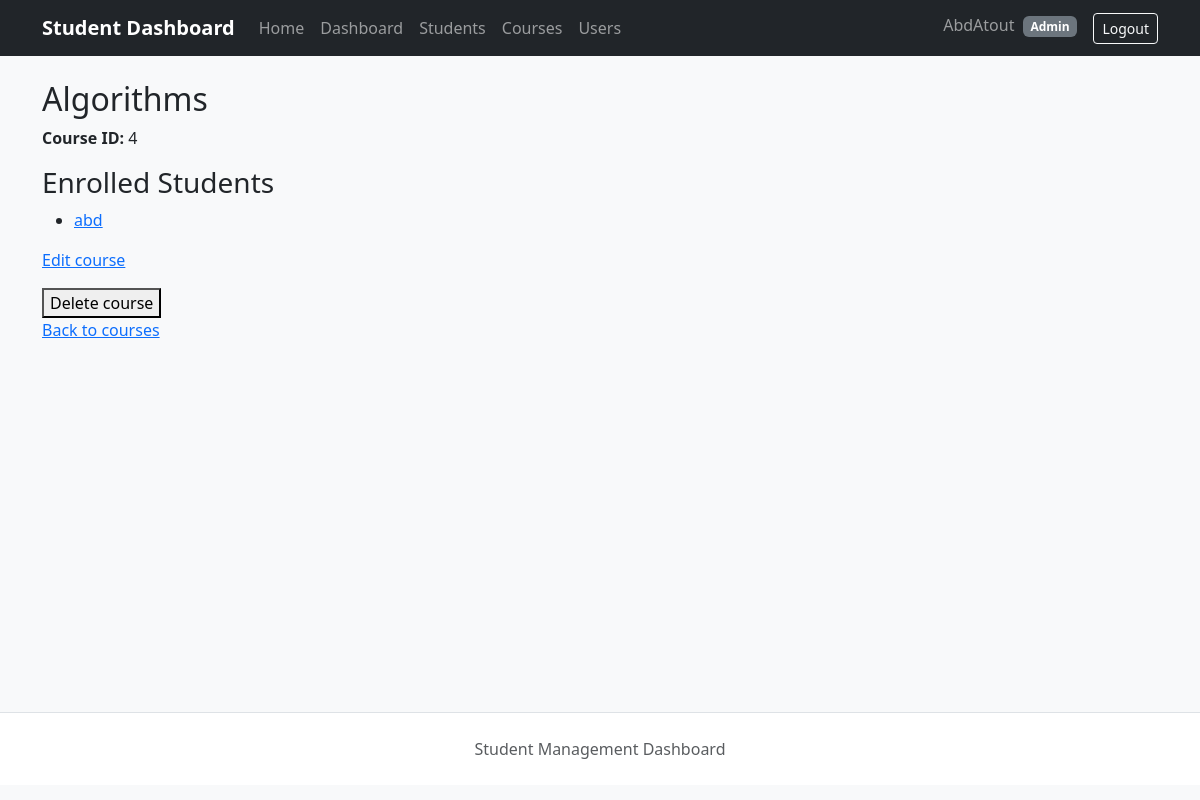
/courses/4 (signed in), run on the app's committed database.
### app/models/user.py (models this page shows, shortened)
class User(UserMixin, db.Model):
    __tablename__ = "users"
    id = db.Column(
        db.Integer,
        primary_key=True,
    )
    username = db.Column(
        db.String(100),
        unique=True,
        nullable=False,
    )
    role = db.Column(
        db.String(20),
        nullable=False,
        default="student",
        server_default="student",
    )
    profile_picture = db.Column(
        db.String(255),
        nullable=True,
        default=None,
    )
    profile_picture = db.Column(
        db.String(255),
        nullable=True,
        default=None,
    )
    password_hash = db.Column(
        db.String(255),
        nullable=False,
    )

### app/models/course.py (models this page shows)
class Course(db.Model):
    __tablename__ = "courses"
    id = db.Column(
        db.Integer,
        primary_key=True,
    )
    name = db.Column(
        db.String(100),
        unique=True,
        nullable=False,
    )
    students = db.relationship(
        "Student",
        secondary=student_courses,
        back_populates="courses",
        passive_deletes=True,
    )

### app/models/student.py (models this page shows, shortened)
class Student(db.Model):
    __tablename__ = "students"
    student_id = db.Column(
        db.Integer,
        primary_key=True,
    )
    name = db.Column(
        db.String(100),
        nullable=False,
    )
    email = db.Column(
        db.String(255),
        unique=True,
        nullable=False,
    )
    grades = db.Column(
        db.String(255),
        nullable=False,
        default="",
    )
    courses = db.relationship(
        "Course",
        secondary=student_courses,
        back_populates="students",
        passive_deletes=True,
    )

### app/routes/courses.py (the view)
@courses_bp.route("/courses/<int:course_id>")
@login_required
def course_detail(course_id):
    course = db.session.get(Course, course_id)
    if course is None:
        abort(404)
    return render_template(
        "course_detail.html",
        course=course,
    )

### app/templates/course_detail.html (shortened to what this page needs)
{% extends "base.html" %}
{% block content %}
<h2>{{ course.name }}</h2>
<p><strong>Course ID:</strong> {{ course.id }}</p>
<h3>Enrolled Students</h3>
{% if course.students %}
<ul>
    {% for student in course.students %}
    <li>
        <a href="{{ url_for(
            'students.student_detail',
            student_id=student.student_id
        ) }}">
            {{ student.name }}
        </a>
    </li>
    {% endfor %}
</ul>
{% else %}
<p>No students are enrolled in this course.</p>
{% endif %}
<p>
    <a href="{{ url_for(
        'courses.edit_course',
        course_id=course.id
    ) }}">
        Edit course
    </a>
</p>
<form
    method="POST"
    action="{{ url_for(
        'courses.delete_course',
        course_id=course.id
    ) }}"
>
    <button type="submit">Delete course</button>
</form>
<p>
    <a href="{{ url_for('courses.course_list') }}">
        Back to courses
    </a>
</p>
{% endblock %}

### app/templates/base.html (shortened to what this page needs)
<!DOCTYPE html>
<html lang="en">
<head>
    <link
        href="https://cdn.jsdelivr.net/npm/bootstrap@5.3.3/dist/css/bootstrap.min.css"
        rel="stylesheet"
    >
    <link
        rel="stylesheet"
        href="{{ url_for('static', filename='css/style.css') }}"
    >
</head>
<body class="bg-light">
    <nav class="navbar navbar-expand-lg navbar-dark bg-dark">
        <div class="container">
            <a
                class="navbar-brand fw-bold"
                href="{{ url_for('students.home') }}"
            >
                Student Dashboard
            </a>
            <div
                class="collapse navbar-collapse"
                id="mainNavbar"
            >
                <ul class="navbar-nav me-auto mb-2 mb-lg-0">
                    <li class="nav-item">
                        <a
                            class="nav-link"
                            href="{{ url_for('students.home') }}"
                        >
                            Home
                        </a>
                    </li>
                    {% if current_user.is_authenticated %}
                        <li class="nav-item">
                            <a
                                class="nav-link"
                                href="{{ url_for('auth.dashboard') }}"
                            >
                                Dashboard
                            </a>
                        </li>
                        <li class="nav-item">
                            <a
                                class="nav-link"
                                href="{{ url_for('students.student_list') }}"
                            >
                                Students
                            </a>
                        </li>
                        <li class="nav-item">
                            <a
                                class="nav-link"
                                href="{{ url_for('courses.course_list') }}"
                            >
                                Courses
                            </a>
                        </li>
                        {% if current_user.role == "admin" %}
                        <li class="nav-item">
                            <a
                                class="nav-link"
                                href="{{ url_for('users.user_list') }}"
                            >
                                Users
                            </a>
                        </li>
                        {% endif %}
                    {% endif %}
                </ul>
                <ul class="navbar-nav">
                    {% if current_user.is_authenticated %}
                        <li class="nav-item">
                            <span class="navbar-text me-3">
                                {{ current_user.username }}
                                <span class="badge bg-secondary ms-1">
                                    {{ current_user.role|capitalize }}
                                </span>
                            </span>
                        </li>
                        <li class="nav-item">
                            <a
                                class="btn btn-outline-light btn-sm"
                                href="{{ url_for('auth.logout') }}"
                            >
                                Logout
                            </a>
                        </li>
                    {% endif %}
                </ul>
            </div>
        </div>
    </nav>
    <div class="container py-4">
        <main>
            {% block content %}{% endblock %}
        </main>
    </div>
    <footer class="border-top py-4 mt-5 bg-white">
        <div class="container text-center text-muted">
            Student Management Dashboard
        </div>
    </footer>
</body>
</html>

### app/static/css/style.css (style rules this page uses)
body { min-height: 100vh; }
main { min-height: 70vh; }

### data on the page
User: username "AbdAtout", role "Admin"
Course: name "Algorithms", id "4"
Student: name "abd"
